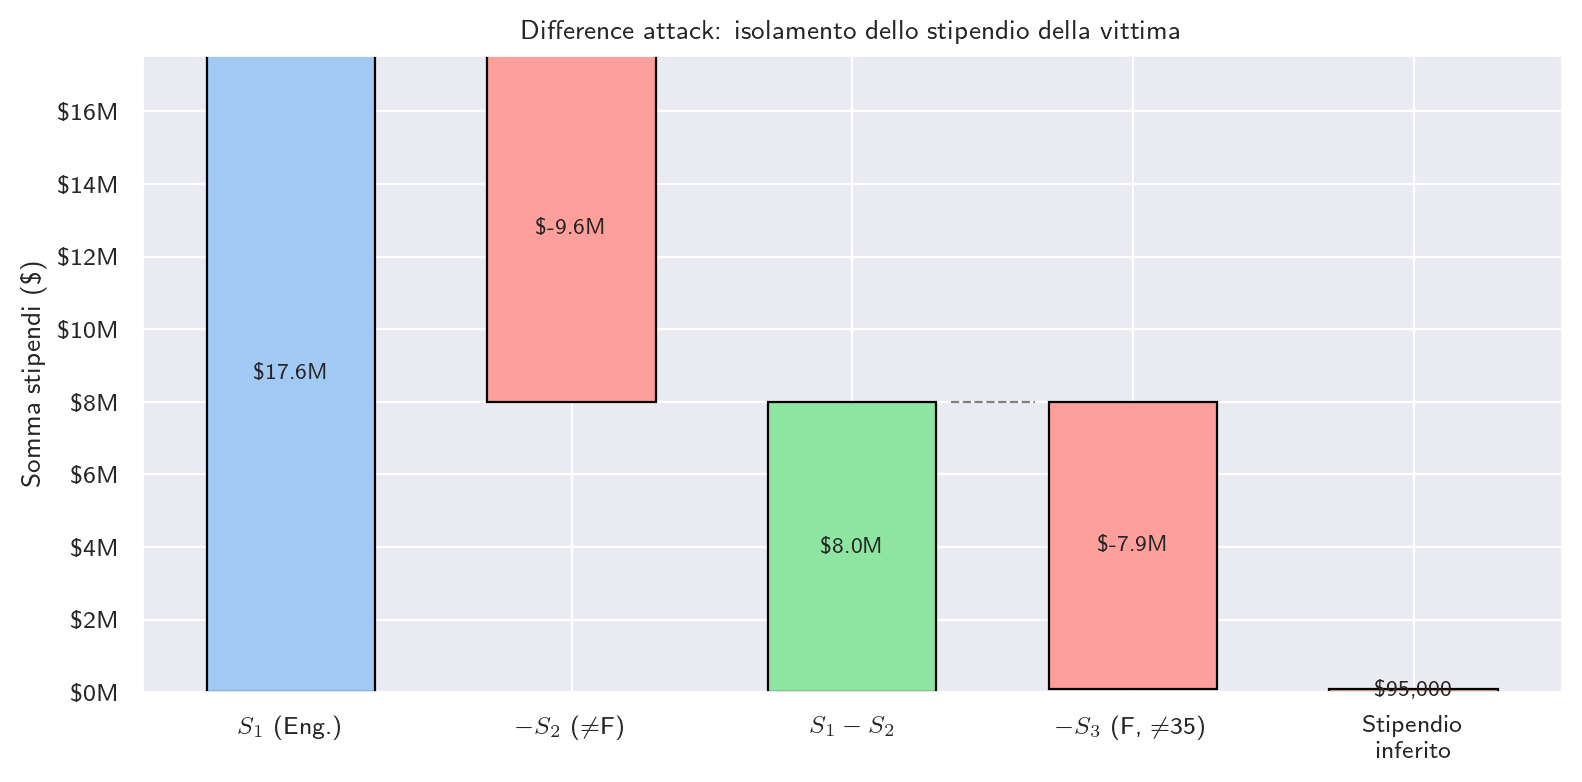

The script that saved this image:
import matplotlib
import matplotlib.pyplot as plt
import seaborn as sns
import json
from pathlib import Path
import numpy as np

matplotlib.rc("text", usetex=True)
sns.set_theme()
sns.set_context("paper")
sns.set_style("darkgrid")

SCRIPT_DIR = Path(__file__).parent
DATA_FILE = SCRIPT_DIR.parent / "output" / "analysis_data.json"

with open(DATA_FILE) as f:
    data = json.load(f)

clear = data["attack_without_dp"]["clear_queries"]

labels = [
    r"$S_1$ (Eng.)",
    r"$-S_2$ ($\neq$F)",
    r"$S_1 - S_2$",
    r"$-S_3$ (F, $\neq$35)",
    "Stipendio\ninferito",
]

values = [
    clear["Q1"],
    -clear["Q2"],
    clear["diff1"],
    -clear["Q3"],
    clear["inferred"],
]

_palette = sns.color_palette("pastel")
colors = [_palette[0], _palette[3], _palette[2], _palette[3], _palette[1]]

fig, ax = plt.subplots(figsize=(8, 4))

bottoms = [0, 0, 0, 0, 0]
bottoms[1] = values[0]
bottoms[3] = values[2]

bar_vals = [
    values[0],
    values[1],
    values[2],
    values[3],
    values[4],
]

bars = ax.bar(labels, bar_vals, bottom=bottoms, color=colors, edgecolor="black", lw=0.8, width=0.6)

for i, (b, v, bot) in enumerate(zip(bars, bar_vals, bottoms)):
    y_pos = bot + v / 2
    if i == 4:
        label = f"\\${v:,.0f}"
    elif abs(v) > 1e6:
        label = f"\\${v / 1e6:,.1f}M"
    else:
        label = f"\\${v:,.0f}"
    ax.text(b.get_x() + b.get_width() / 2, y_pos, label,
            ha="center", va="center", fontsize=8, fontweight="bold")

# connettori tra barre di sottrazione
for src, dst in [(0, 1), (2, 3)]:
    y_line = bottoms[src] + bar_vals[src] if bar_vals[src] > 0 else bottoms[src]
    ax.plot([src + 0.35, dst - 0.35], [y_line, y_line],
            color="gray", ls="--", lw=0.8)

ax.set_ylabel("Somma stipendi (\\$)")
ax.set_title("Difference attack: isolamento dello stipendio della vittima")
ax.yaxis.set_major_formatter(plt.FuncFormatter(lambda x, _: f"\\${x / 1e6:.0f}M"))

fig.tight_layout()
fig.savefig(SCRIPT_DIR / "difference_attack_waterfall.pdf", bbox_inches="tight")
fig.savefig(SCRIPT_DIR / "difference_attack_waterfall.png", bbox_inches="tight", dpi=200)
